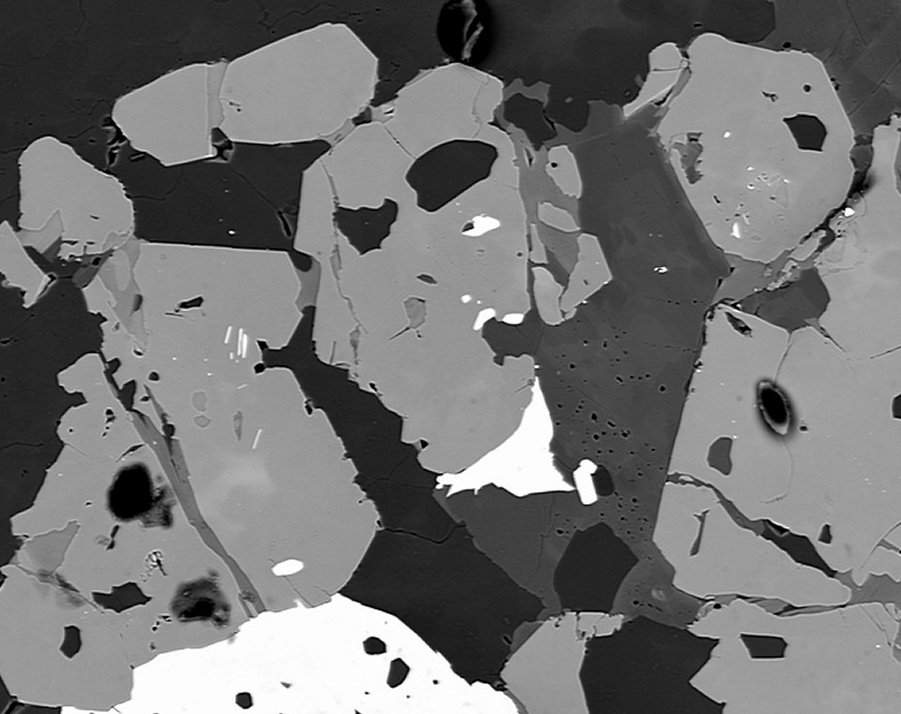
#> input picture data/BSE_Google.jpg, 901 x 714 px
$ python threshold_and_morphological_operation_with_opencv.py
#> lines starting #> are read from the running program, lines starting #| are printed output that depends on the picture; after the words box and inside, x2 and y2 are one past the last pixel; in counts of white or black regions, pixels touching at a corner belong together
import cv2
from matplotlib import pyplot as plt
import numpy as np

img = cv2.imread("../data/BSE_Google.jpg", 0)
#> img is the input picture: shape (714, 901); min 0, max 255, mean 114.8
median = cv2.medianBlur(img,3)

plt.figure(figsize = (16,8))
plt.subplot(2,2,1)
plt.imshow(img, cmap = "gray")
plt.title("Original Image")

plt.subplot(2,2,2)
plt.hist(img.flat, bins =100, range = (0, 255))
plt.title("Histogram")

ret, thresh1 = cv2.threshold(median, 0, 255, cv2.THRESH_BINARY+cv2.THRESH_OTSU)
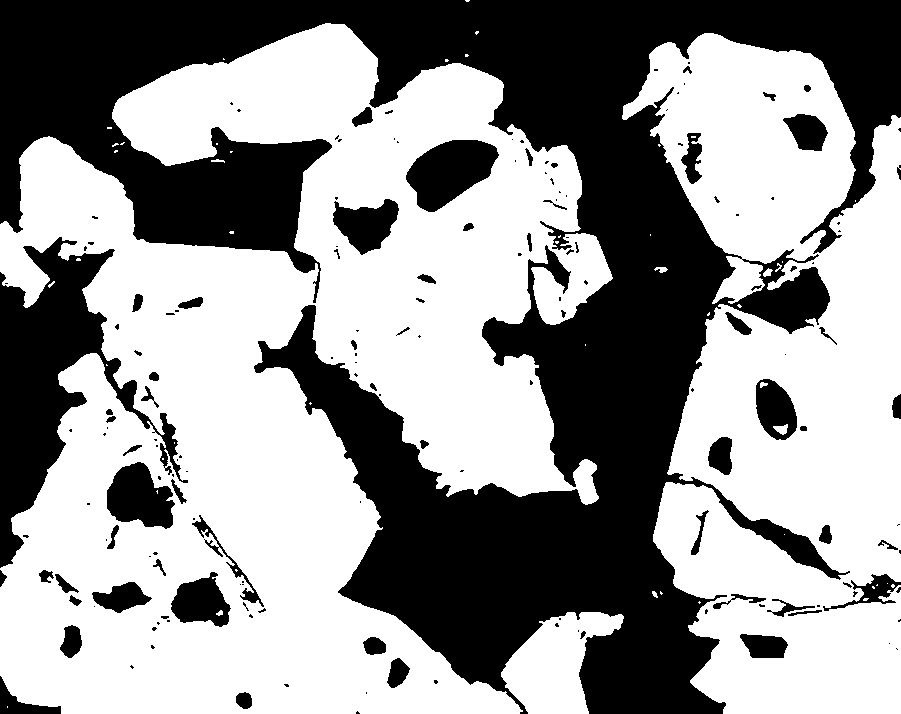
#> thresh1: shape (714, 901); 58.6% white; 168 black regions (100 under 20 px), largest, box (x1, y1, x2, y2) and area: (0, 0, 901, 714) 220147, (0, 237, 188, 568) 20131, (406, 140, 499, 212) 4236
#> ret = 105

plt.subplot(2,2,3)
plt.imshow(thresh1, cmap='gray')
plt.title("Threshold Image")

kernel = np.ones((3,3), np.uint8)

plt.figure(figsize = (16,8))
plt.subplot(2,2,1)
plt.imshow(img, cmap = "gray")
plt.title("Original Image")

# print(kernel)

erosion = cv2.erode(thresh1, kernel, iterations=1)
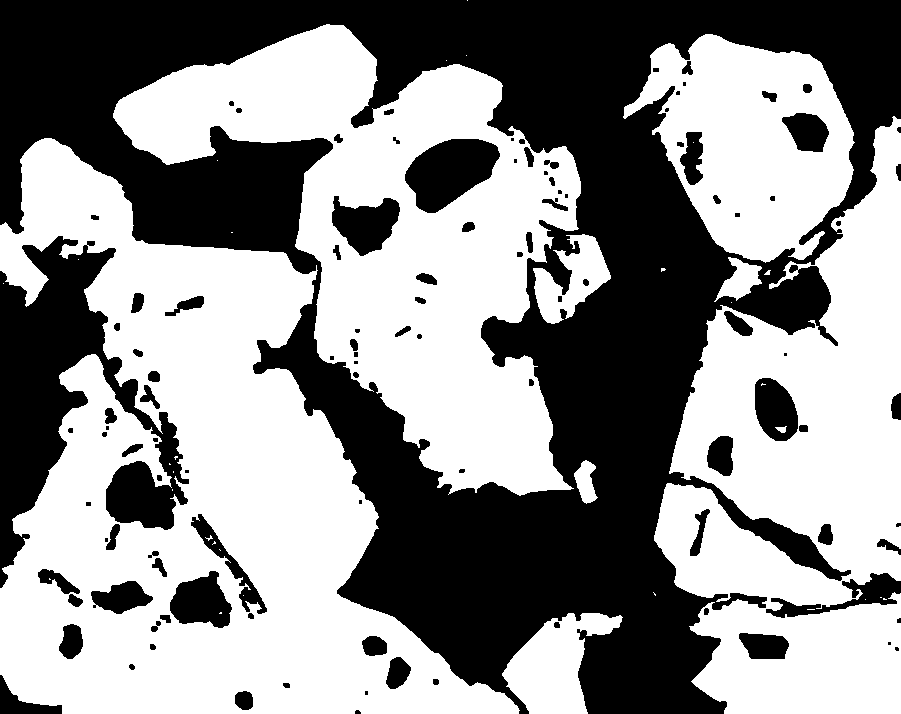
#> erosion: shape (714, 901); 55.6% white; 110 black regions (22 under 20 px), largest, box (x1, y1, x2, y2) and area: (0, 0, 901, 714) 231024, (0, 236, 189, 588) 25756, (405, 139, 500, 213) 4570
plt.subplot(2,2,2)
plt.imshow(erosion, cmap = 'gray')
plt.title("After Erosion")
"""
Shrinks white regions.

Effects:

removes small white noise
separates connected objects
"""

dilation = cv2.dilate(erosion, kernel, iterations =2)
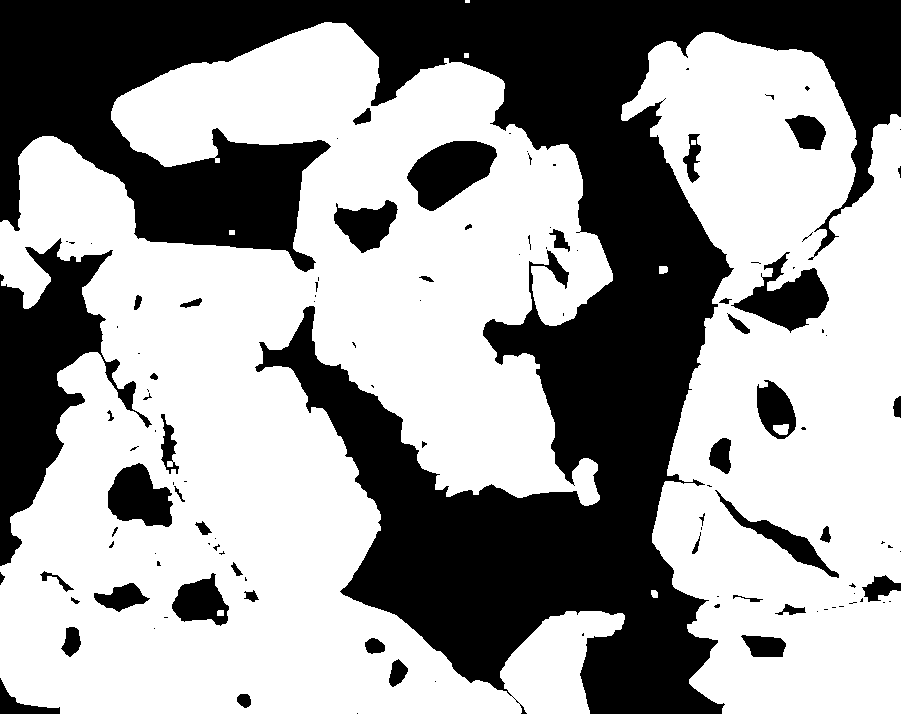
#> dilation: shape (714, 901); 61.1% white; 116 black regions (68 under 20 px), largest, box (x1, y1, x2, y2) and area: (0, 0, 901, 714) 206196, (0, 238, 152, 566) 18178, (407, 141, 497, 211) 3910
plt.subplot(2,2,3)
plt.imshow(dilation, cmap = 'gray')
plt.title("Dilation")

"""
Expands white regions.

Effects:

fills gaps
reconnects broken regions
"""
opening = cv2.morphologyEx(thresh1, cv2.MORPH_OPEN, kernel)
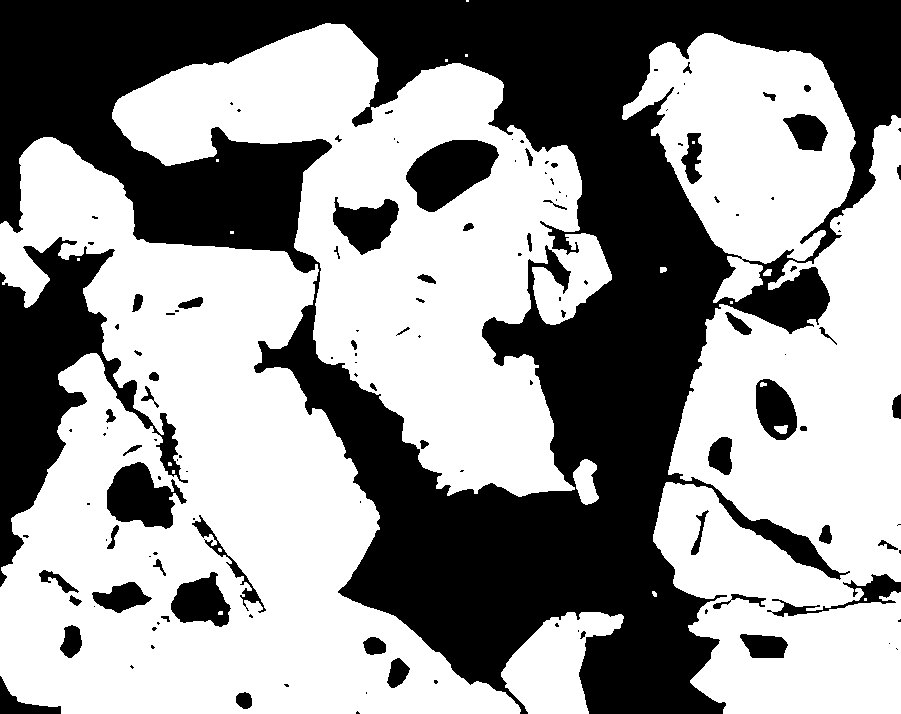
#> opening: shape (714, 901); 58.4% white; 134 black regions (75 under 20 px), largest, box (x1, y1, x2, y2) and area: (0, 0, 901, 714) 221019, (0, 237, 188, 587) 20379, (406, 140, 499, 212) 4236
plt.subplot(2,2,4)
plt.imshow(opening, cmap = 'gray')
plt.title("Opening")
"""
Opening = Erosion + Dilation

Purpose:

removes small white noise
preserves larger objects

Closing = Dilation + Erosion

Purpose:

fills small black holes
connects nearby regions

tophat = cv2.morphologyEx(img, cv2.MORPH_TOPHAT, kernel)
Top Hat = Original - Opening

Extracts small bright objects.
blackhat = cv2.morphologyEx(img, cv2.MORPH_BLACKHAT, kernel)
Black Hat = Closing - Original

Extracts small dark objects.
"""
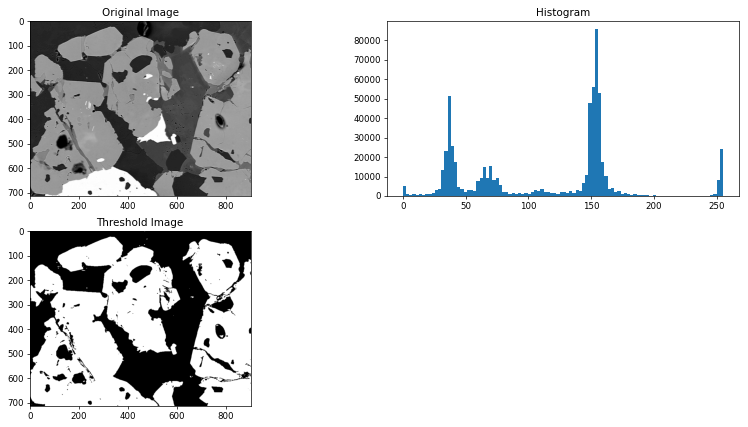
#> figure drawn by matplotlib, 3 panels; panel 2: tallest bar 85693 high, from x = 153 to 155.5
